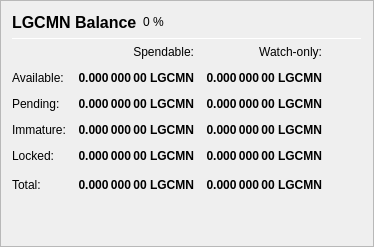
                   <widget class="QFrame" name="frame_Balances">
                    <property name="frameShape">
                     <enum>QFrame::StyledPanel</enum>
                    </property>
                    <property name="frameShadow">
                     <enum>QFrame::Raised</enum>
                    </property>
                    <layout class="QVBoxLayout" name="verticalLayout_4">
                     <item>
                      <layout class="QHBoxLayout" name="horizontalLayout_4">
                       <item>
                        <widget class="QLabel" name="label_5">
                         <property name="minimumSize">
                          <size>
                           <width>0</width>
                           <height>20</height>
                          </size>
                         </property>
                         <property name="font">
                          <font>
                           <pointsize>12</pointsize>
                           <weight>75</weight>
                           <bold>true</bold>
                          </font>
                         </property>
                         <property name="text">
                          <string>LGCMN Balance</string>
                         </property>
                        </widget>
                       </item>
                       <item>
                        <widget class="QLabel" name="labelLGCMNPercent">
                         <property name="text">
                          <string notr="true">0 %</string>
                         </property>
                        </widget>
                       </item>
                       <item>
                        <spacer name="horizontalSpacer_3">
                         <property name="orientation">
                          <enum>Qt::Horizontal</enum>
                         </property>
                         <property name="sizeHint" stdset="0">
                          <size>
                           <width>40</width>
                           <height>20</height>
                          </size>
                         </property>
                        </spacer>
                       </item>
                      </layout>
                     </item>
                     <item>
                      <widget class="Line" name="line_Balance">
                       <property name="minimumSize">
                        <size>
                         <width>0</width>
                         <height>1</height>
                        </size>
                       </property>
                       <property name="maximumSize">
                        <size>
                         <width>16777215</width>
                         <height>1</height>
                        </size>
                       </property>
                       <property name="orientation">
                        <enum>Qt::Horizontal</enum>
                       </property>
                      </widget>
                     </item>
                     <item>
                      <layout class="QGridLayout" name="gridLayout">
                       <property name="spacing">
                        <number>12</number>
                       </property>
                       <item row="0" column="1">
                        <widget class="QLabel" name="labelSpendable">
                         <property name="text">
                          <string>Spendable:</string>
                         </property>
                         <property name="alignment">
                          <set>Qt::AlignRight|Qt::AlignTrailing|Qt::AlignVCenter</set>
                         </property>
                        </widget>
                       </item>
                       <item row="0" column="2">
                        <widget class="QLabel" name="labelWatchonly">
                         <property name="text">
                          <string>Watch-only:</string>
                         </property>
                         <property name="alignment">
                          <set>Qt::AlignRight|Qt::AlignTrailing|Qt::AlignVCenter</set>
                         </property>
                        </widget>
                       </item>
                       <item row="1" column="0">
                        <widget class="QLabel" name="labelBalanceText">
                         <property name="text">
                          <string>Available:</string>
                         </property>
                        </widget>
                       </item>
                       <item row="1" column="1">
                        <widget class="QLabel" name="labelBalance">
                         <property name="font">
                          <font>
                           <weight>75</weight>
                           <bold>true</bold>
                          </font>
                         </property>
                         <property name="cursor">
                          <cursorShape>IBeamCursor</cursorShape>
                         </property>
                         <property name="toolTip">
                          <string>Your current spendable balance</string>
                         </property>
                         <property name="text">
                          <string notr="true">0.000 000 00 LGCMN</string>
                         </property>
                         <property name="alignment">
                          <set>Qt::AlignRight|Qt::AlignTrailing|Qt::AlignVCenter</set>
                         </property>
                         <property name="textInteractionFlags">
                          <set>Qt::LinksAccessibleByMouse|Qt::TextSelectableByKeyboard|Qt::TextSelectableByMouse</set>
                         </property>
                        </widget>
                       </item>
                       <item row="1" column="2">
                        <widget class="QLabel" name="labelWatchAvailable">
                         <property name="font">
                          <font>
                           <weight>75</weight>
                           <bold>true</bold>
                          </font>
                         </property>
                         <property name="cursor">
                          <cursorShape>IBeamCursor</cursorShape>
                         </property>
                         <property name="toolTip">
                          <string>Your current balance in watch-only addresses</string>
                         </property>
                         <property name="text">
                          <string notr="true">0.000 000 00 LGCMN</string>
                         </property>
                         <property name="alignment">
                          <set>Qt::AlignRight|Qt::AlignTrailing|Qt::AlignVCenter</set>
                         </property>
                         <property name="textInteractionFlags">
                          <set>Qt::LinksAccessibleByMouse|Qt::TextSelectableByKeyboard|Qt::TextSelectableByMouse</set>
                         </property>
                        </widget>
                       </item>
                       <item row="2" column="0">
                        <widget class="QLabel" name="labelPendingText">
                         <property name="text">
                          <string>Pending:</string>
                         </property>
                        </widget>
                       </item>
                       <item row="2" column="1">
                        <widget class="QLabel" name="labelUnconfirmed">
                         <property name="font">
                          <font>
                           <weight>75</weight>
                           <bold>true</bold>
                          </font>
                         </property>
                         <property name="cursor">
                          <cursorShape>IBeamCursor</cursorShape>
                         </property>
                         <property name="toolTip">
                          <string>Total of transactions that have yet to be confirmed, and do not yet count toward the spendable balance</string>
                         </property>
                         <property name="text">
                          <string notr="true">0.000 000 00 LGCMN</string>
                         </property>
                         <property name="alignment">
                          <set>Qt::AlignRight|Qt::AlignTrailing|Qt::AlignVCenter</set>
                         </property>
                         <property name="textInteractionFlags">
                          <set>Qt::LinksAccessibleByMouse|Qt::TextSelectableByKeyboard|Qt::TextSelectableByMouse</set>
                         </property>
                        </widget>
                       </item>
                       <item row="2" column="2">
                        <widget class="QLabel" name="labelWatchPending">
                         <property name="font">
                          <font>
                           <weight>75</weight>
                           <bold>true</bold>
                          </font>
                         </property>
                         <property name="cursor">
                          <cursorShape>IBeamCursor</cursorShape>
                         </property>
                         <property name="toolTip">
                          <string>Unconfirmed transactions to watch-only addresses</string>
                         </property>
                         <property name="text">
                          <string notr="true">0.000 000 00 LGCMN</string>
                         </property>
                         <property name="alignment">
                          <set>Qt::AlignRight|Qt::AlignTrailing|Qt::AlignVCenter</set>
                         </property>
                         <property name="textInteractionFlags">
                          <set>Qt::LinksAccessibleByMouse|Qt::TextSelectableByKeyboard|Qt::TextSelectableByMouse</set>
                         </property>
                        </widget>
                       </item>
                       <item row="3" column="0">
                        <widget class="QLabel" name="labelImmatureText">
                         <property name="text">
                          <string>Immature:</string>
                         </property>
                        </widget>
                       </item>
                       <item row="3" column="1">
                        <widget class="QLabel" name="labelImmature">
                         <property name="font">
                          <font>
                           <weight>75</weight>
                           <bold>true</bold>
                          </font>
                         </property>
                         <property name="cursor">
                          <cursorShape>IBeamCursor</cursorShape>
                         </property>
                         <property name="toolTip">
                          <string>Staked or masternode rewards that has not yet matured</string>
                         </property>
                         <property name="text">
                          <string notr="true">0.000 000 00 LGCMN</string>
                         </property>
                         <property name="alignment">
                          <set>Qt::AlignRight|Qt::AlignTrailing|Qt::AlignVCenter</set>
                         </property>
                         <property name="textInteractionFlags">
                          <set>Qt::LinksAccessibleByMouse|Qt::TextSelectableByKeyboard|Qt::TextSelectableByMouse</set>
                         </property>
                        </widget>
                       </item>
                       <item row="3" column="2">
                        <widget class="QLabel" name="labelWatchImmature">
                         <property name="font">
                          <font>
                           <weight>75</weight>
                           <bold>true</bold>
                          </font>
                         </property>
                         <property name="cursor">
                          <cursorShape>IBeamCursor</cursorShape>
                         </property>
                         <property name="toolTip">
                          <string>Staked or masternode rewards in watch-only addresses that has not yet matured</string>
                         </property>
                         <property name="text">
                          <string notr="true">0.000 000 00 LGCMN</string>
                         </property>
                         <property name="alignment">
                          <set>Qt::AlignRight|Qt::AlignTrailing|Qt::AlignVCenter</set>
                         </property>
                         <property name="textInteractionFlags">
                          <set>Qt::LinksAccessibleByMouse|Qt::TextSelectableByKeyboard|Qt::TextSelectableByMouse</set>
                         </property>
                        </widget>
                       </item>
                       <item row="4" column="0">
                        <widget class="QLabel" name="labelLockedBalanceText">
                         <property name="toolTip">
                          <string>Locked LGCMN or Masternode collaterals. These are excluded from zLGCMN minting.</string>
                         </property>
                         <property name="text">
                          <string>Locked:</string>
                         </property>
                        </widget>
                       </item>
                       <item row="4" column="1">
                        <widget class="QLabel" name="labelLockedBalance">
                         <property name="font">
                          <font>
                           <weight>75</weight>
                           <bold>true</bold>
                          </font>
                         </property>
                         <property name="cursor">
                          <cursorShape>IBeamCursor</cursorShape>
                         </property>
                         <property name="toolTip">
                          <string>Locked LGCMN or Masternode collaterals. These are excluded from zLGCMN minting.</string>
                         </property>
                         <property name="text">
                          <string notr="true">0.000 000 00 LGCMN</string>
                         </property>
                         <property name="alignment">
                          <set>Qt::AlignRight|Qt::AlignTrailing|Qt::AlignVCenter</set>
                         </property>
                         <property name="textInteractionFlags">
                          <set>Qt::LinksAccessibleByMouse|Qt::TextSelectableByKeyboard|Qt::TextSelectableByMouse</set>
                         </property>
                        </widget>
                       </item>
                       <item row="4" column="2">
                        <widget class="QLabel" name="labelWatchLocked">
                         <property name="font">
                          <font>
                           <weight>75</weight>
                           <bold>true</bold>
                          </font>
                         </property>
                         <property name="cursor">
                          <cursorShape>IBeamCursor</cursorShape>
                         </property>
                         <property name="toolTip">
                          <string>Current locked balance in watch-only addresses</string>
                         </property>
                         <property name="text">
                          <string notr="true">0.000 000 00 LGCMN</string>
                         </property>
                         <property name="alignment">
                          <set>Qt::AlignRight|Qt::AlignTrailing|Qt::AlignVCenter</set>
                         </property>
                         <property name="textInteractionFlags">
                          <set>Qt::LinksAccessibleByMouse|Qt::TextSelectableByKeyboard|Qt::TextSelectableByMouse</set>
                         </property>
                        </widget>
                       </item>
                       <item row="5" column="0">
                        <widget class="QLabel" name="labelTotalText">
                         <property name="toolTip">
                          <string>Your current LiteGoldCoinMN balance, unconfirmed and immature transactions included</string>
                         </property>
                         <property name="text">
                          <string>Total:</string>
                         </property>
                        </widget>
                       </item>
                       <item row="5" column="1">
                        <widget class="QLabel" name="labelTotal">
                         <property name="font">
                          <font>
                           <weight>75</weight>
                           <bold>true</bold>
                          </font>
                         </property>
                         <property name="cursor">
                          <cursorShape>IBeamCursor</cursorShape>
                         </property>
                         <property name="toolTip">
                          <string>Your current LiteGoldCoinMN balance, unconfirmed and immature transactions included</string>
                         </property>
                         <property name="text">
                          <string notr="true">0.000 000 00 LGCMN</string>
                         </property>
                         <property name="alignment">
                          <set>Qt::AlignRight|Qt::AlignTrailing|Qt::AlignVCenter</set>
                         </property>
                         <property name="textInteractionFlags">
                          <set>Qt::LinksAccessibleByMouse|Qt::TextSelectableByKeyboard|Qt::TextSelectableByMouse</set>
                         </property>
                        </widget>
                       </item>
                       <item row="5" column="2">
                        <widget class="QLabel" name="labelWatchTotal">
                         <property name="font">
                          <font>
                           <weight>75</weight>
                           <bold>true</bold>
                          </font>
                         </property>
                         <property name="cursor">
                          <cursorShape>IBeamCursor</cursorShape>
                         </property>
                         <property name="toolTip">
                          <string>Current total balance in watch-only addresses</string>
                         </property>
                         <property name="text">
                          <string notr="true">0.000 000 00 LGCMN</string>
                         </property>
                         <property name="alignment">
                          <set>Qt::AlignRight|Qt::AlignTrailing|Qt::AlignVCenter</set>
                         </property>
                         <property name="textInteractionFlags">
                          <set>Qt::LinksAccessibleByMouse|Qt::TextSelectableByKeyboard|Qt::TextSelectableByMouse</set>
                         </property>
                        </widget>
                       </item>
                       <item row="5" column="3">
                        <spacer name="horizontalSpacer_9">
                         <property name="orientation">
                          <enum>Qt::Horizontal</enum>
                         </property>
                         <property name="sizeHint" stdset="0">
                          <size>
                           <width>40</width>
                           <height>20</height>
                          </size>
                         </property>
                        </spacer>
                       </item>
                      </layout>
                     </item>
                     <item>
                      <spacer name="verticalSpacer_3">
                       <property name="orientation">
                        <enum>Qt::Vertical</enum>
                       </property>
                       <property name="sizeHint" stdset="0">
                        <size>
                         <width>20</width>
                         <height>40</height>
                        </size>
                       </property>
                      </spacer>
                     </item>
                    </layout>
                   </widget>
